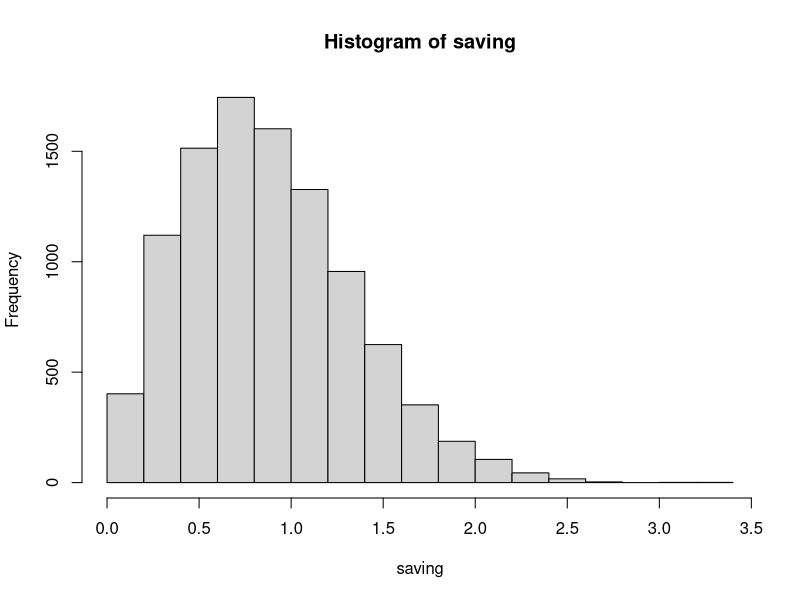
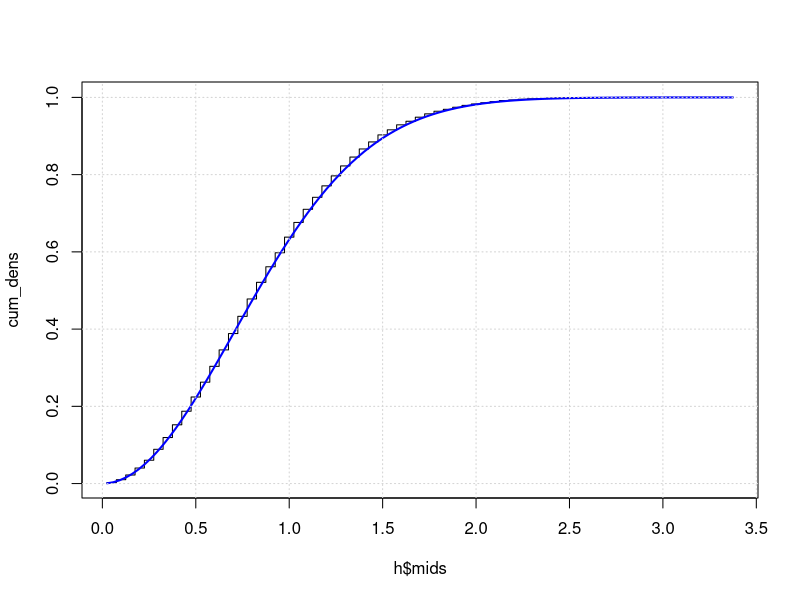
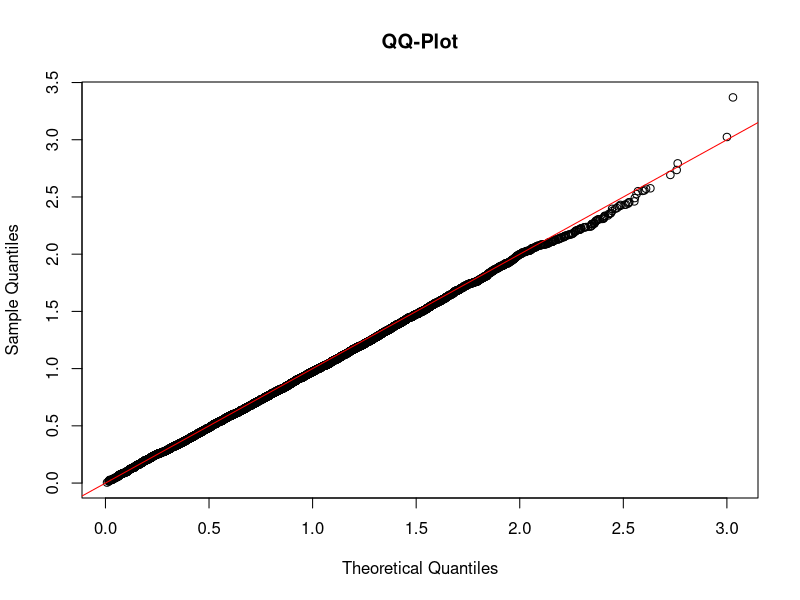
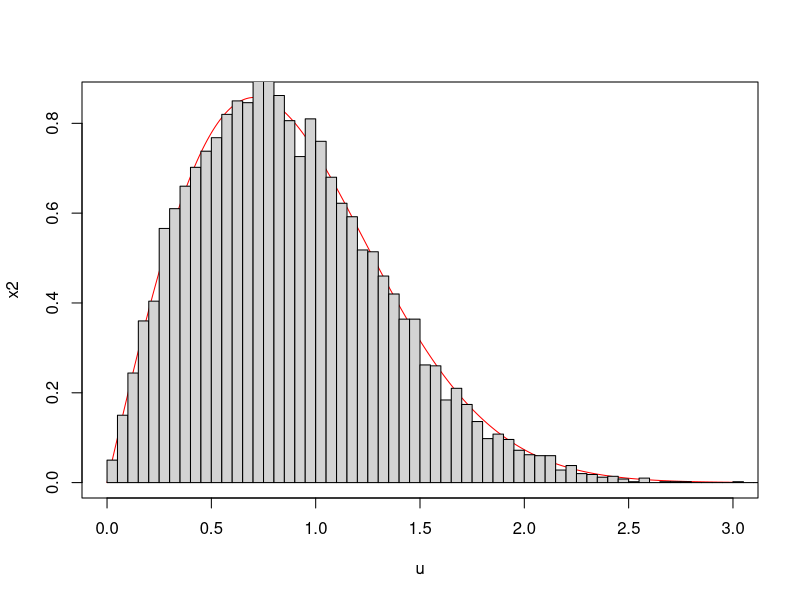

The R script that drew these images, in order: (Note: this script raises an error after producing the figures.)
N <- 10000; U <- runif(N)
V <- sqrt(-log(1-U))
Vq <- quantile(V, prob = c(.15, .75))
Vq

rmyV <- function(n){
  u <- runif(n)
  x <- sqrt(-log(1-u))
  return(x)
}

#b
saving <- rmyV(10000)
hist(saving)
h <- hist(saving, breaks = 50, plot = FALSE)
cum_freq <- cumsum(h$counts)
#normalize
cum_dens <- cum_freq/sum(h$counts)
plot(h$mids, cum_dens, type="s")

distr_fun <- function(x){
  ifelse(x<=0 , 0, 1-exp(-x^2))
}

curve(distr_fun, add = TRUE, col = "blue", lwd = 2)
grid()


# Create a QQ-plot
qqplot(V, saving, main = "QQ-Plot", xlab = "Theoretical Quantiles", ylab = "Sample Quantiles")
abline(0, 1, col = "red")  # after 2.5 it is not that much fit

#PDF
#fv = 2*x*exp^(-x^2)
u <- seq(0, 3, by = 0.01)
x2 <- 2*u*exp((-u^2))

plot(u, x2, type = "l", col = "red")
h <- hist(saving, breaks = 50, freq = FALSE, add = TRUE)

#it looks like that they act like each other
#3

rmyX <- function(n) {
  x <- runif(n)
  x <- x^3
  return(x)
}

cdff <- function(n) {
  x <- runif(n)
  x <- (1-exp(-x^2))
  return(x)
}

CDF_fun2 <- function(y, p) {
  return(p * cdff(y) + (1 - p) * rmyX(y))
}

#quantile function
rmyX2 <- function(x) {
  x <- runif(n)
  x <- x^(1/3)
  return(x)
}

rmyX3 <- function(p) {
  # Inverse of the CDF for Y using numerical approximation
  result <- uniroot(function(y) rmyX2(y) - p, interval = c(0, 1))
  return(result$root)
}

rmyY <- function(p, n){
  pp <- rbinom(n, 1, p )
  result <- pp*rmyV(n)+(1-pp)*rmyX2(n)
  return(result)
}



CDF <- function(y, p=0.4) {
  F1 <- ifelse(y > 0, (1 - exp(-y^2)),0)
  F2<- ifelse(y >= 0 & y <=1 , y^3 , 1)
  result <- p*F1+(1-p)*F2
  return(result)
  }

p1 = 0.4
n1 = 10000
i <- rmyY(p1, n1)

PDF <- function(y, p=0.4){
  F1 <- ifelse(y > 0, 2*y*exp(-y^2),0)
  F2<- ifelse(y >= 0 & y <=1 , 3*y^2 , 0)
  result<- p * F1 + (1 - p) * F2
  return(result)
}

#i
hist(i, freq = FALSE)
curve(PDF, from=0, to=3, add = TRUE, col = "blue", lwd = 2)
#ii
h2 <- hist(i, breaks = 50, plot = FALSE)
cum_freq2 <- cumsum(h2$counts)
#normalize
cum_dens2 <- cum_freq2/sum(h2$counts)
plot(h2$mids, cum_dens2, type="s")

curve(CDF, from=0, to=3, add = TRUE, col = "blue", lwd = 2)
grid()